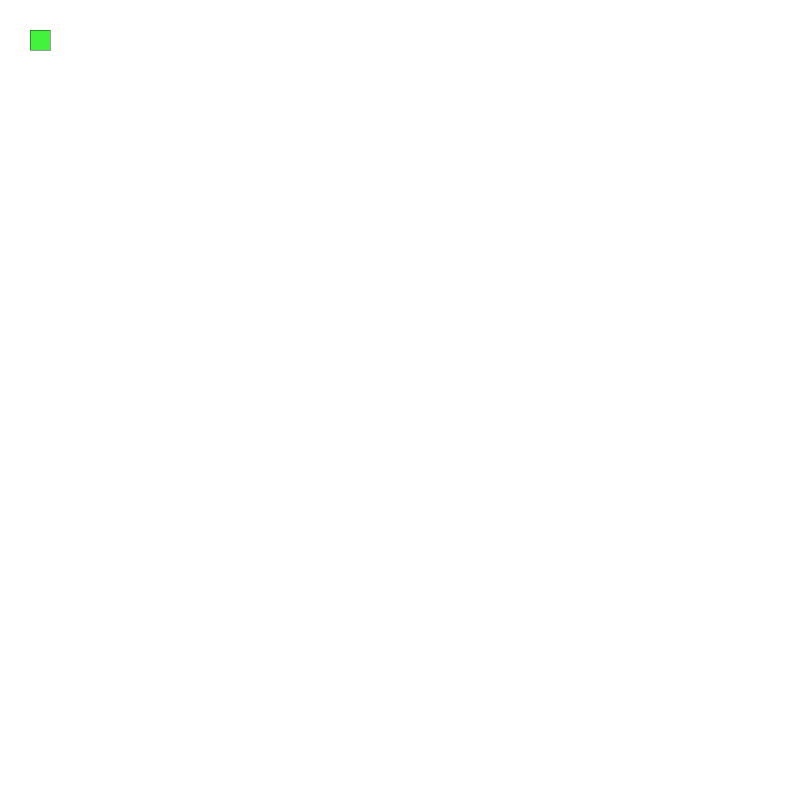
Frame 1 (no input)
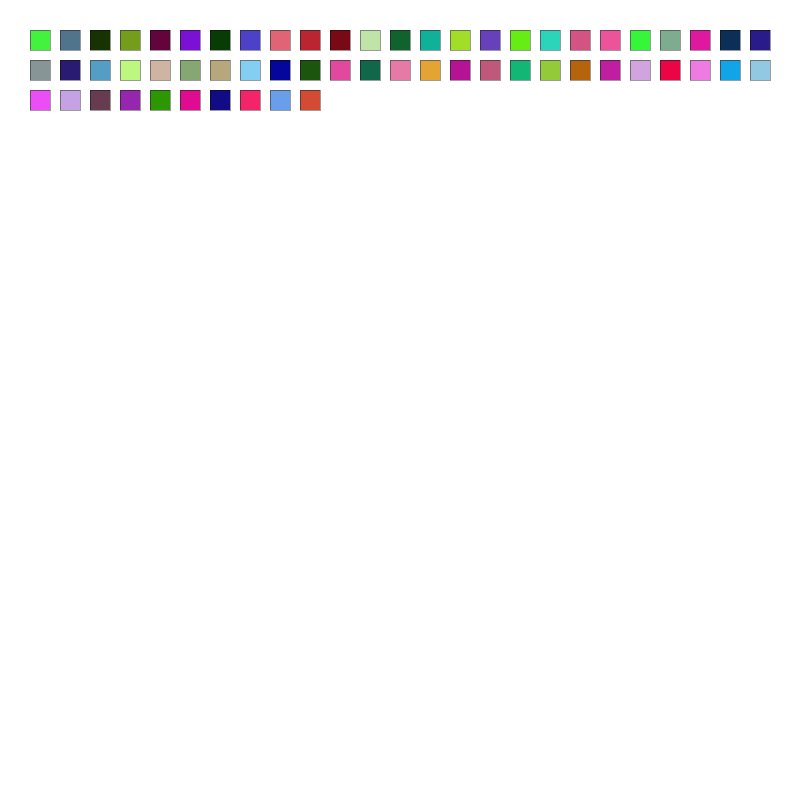
Frame 60 (the mouse pressed at the canvas centre just before this capture)
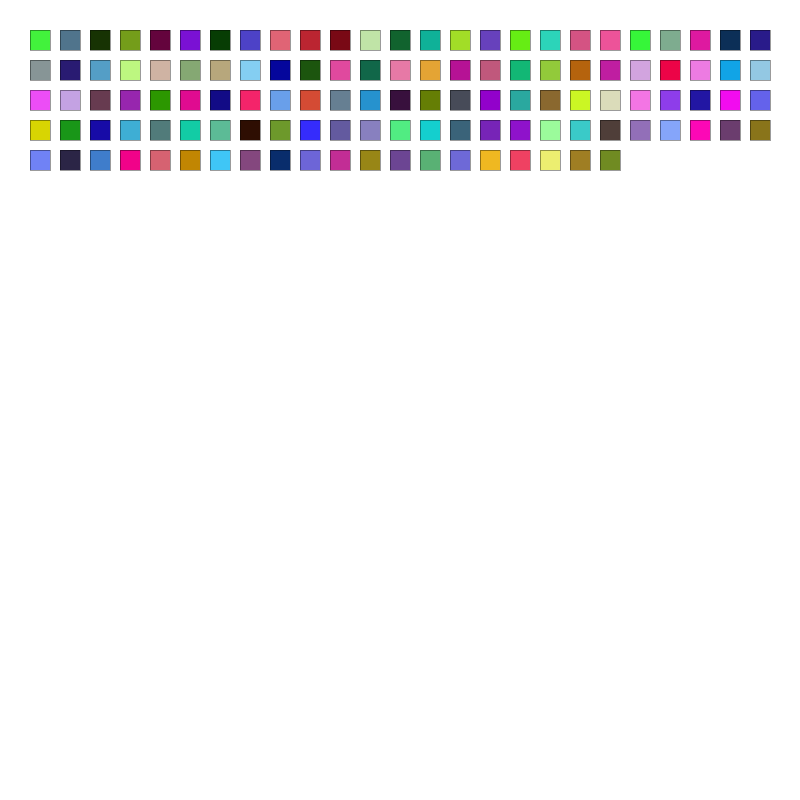
Frame 120 (the mouse held since frame 60 and released just before this capture)

The Processing sketch that drew these frames (run headless with seeded random() and noise(); from frame 60 on, the mouse is pressed at the canvas centre):

// Processing sketch: processing_110343
// ── processing_110343.pde

int counterX = 0;
int counterY = 0;
float[] colorOptions = {244, 35, 0, 130, 200};
void setup(){
    size(800,800);
    background(255,255,255,100);
    stroke(0,0,0,100);
    strokeWeight(1);
    frameRate (55);
}

void draw(){
    int counterInt = (counterX / 30); 
    fill(colorOptions[counterInt % 3], colorOptions[counterInt % 1], colorOptions[counterInt % 5], 100);
    float randomizer = random (100);
    if (randomizer <99){fill(random(255), random(255), random(255));}
    rect(counterX + 30, counterY + 30, 20, 20);     
    counterX += 30;
    if ((counterX + 60) > width){
       counterY += 30;
       counterX = 0;
}
    if (counterX == 0 && counterY + 60 > height){
       noLoop();
    }
}
